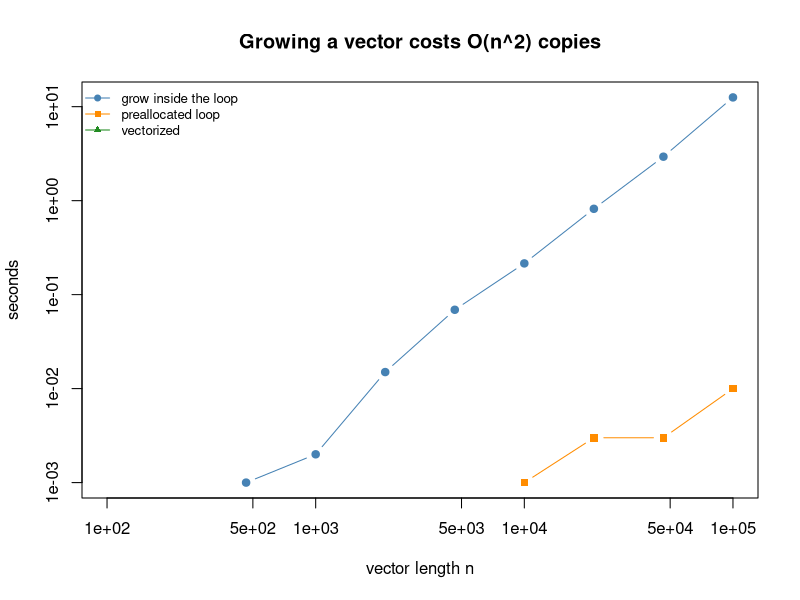

The R script that drew this image:
# Run time of three ways to fill a vector of n results.
grow <- function(x) {
  out <- NULL
  for (v in x) out <- c(out, v * v)        # copies the whole vector every time
  out
}
prealloc <- function(x) {
  out <- numeric(length(x))                # allocate once
  for (i in seq_along(x)) out[i] <- x[i] * x[i]
  out
}
vectorized <- function(x) x * x

best_time <- function(f, x, reps = 3) {
  min(replicate(reps, system.time(f(x))[["elapsed"]]))
}

ns <- unique(round(10^seq(2, 5, length.out = 10)))
set.seed(0)
times <- t(sapply(ns, function(n) {
  x <- runif(n)
  c(grow = best_time(grow, x, reps = if (n > 20000) 1 else 3),
    prealloc = best_time(prealloc, x),
    vectorized = best_time(vectorized, x))
}))
times[times == 0] <- NA                   # below the timer resolution
matplot(ns, times, log = "xy", type = "b", pch = c(19, 15, 17), lty = 1,
        col = c("steelblue", "darkorange", "forestgreen"),
        xlab = "vector length n", ylab = "seconds",
        main = "Growing a vector costs O(n^2) copies")
legend("topleft", bty = "n", cex = 0.8, legend = c("grow inside the loop", "preallocated loop", "vectorized"),
       col = c("steelblue", "darkorange", "forestgreen"), pch = c(19, 15, 17), lty = 1)
